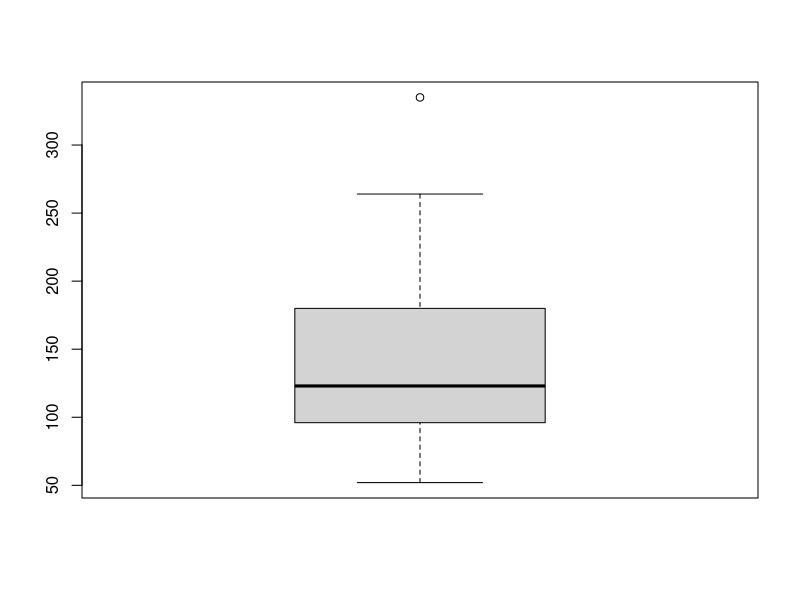
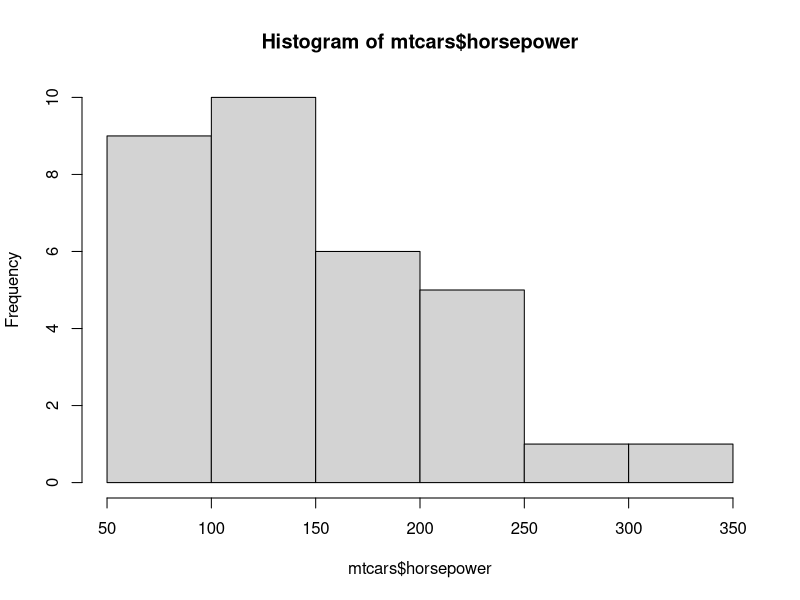
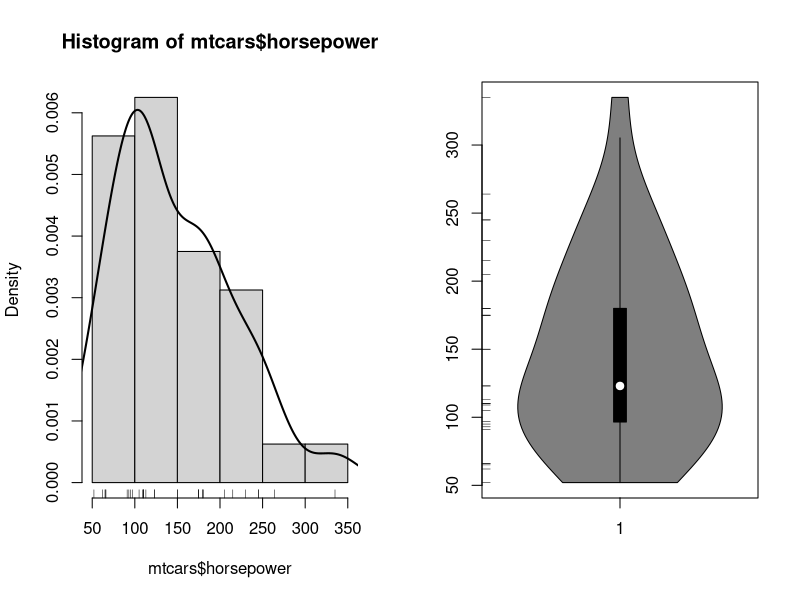
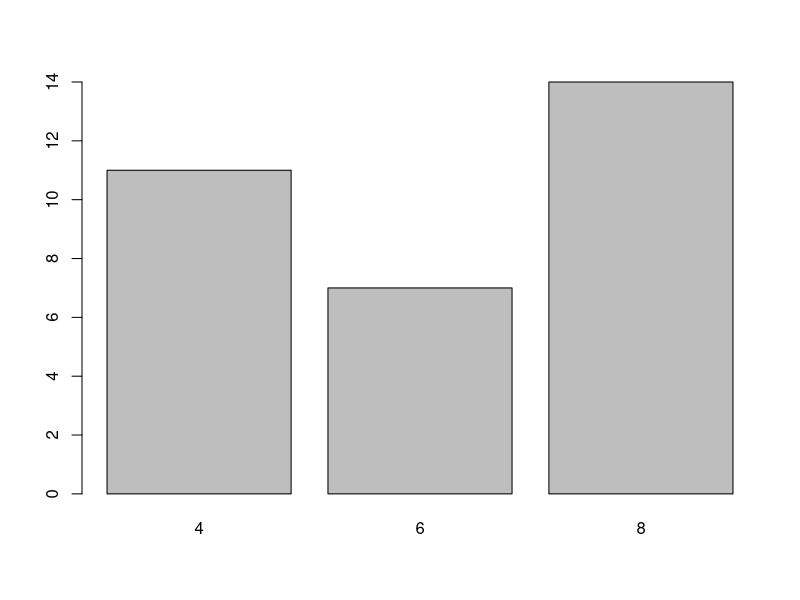
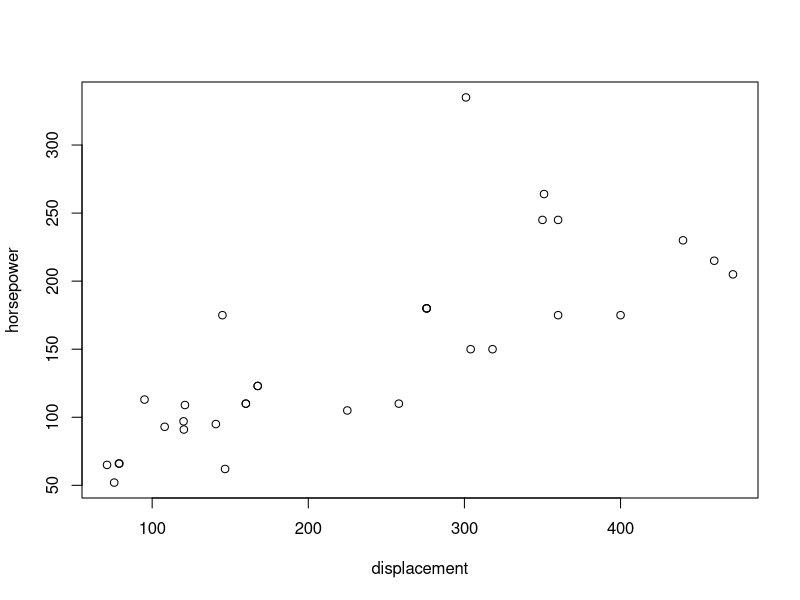
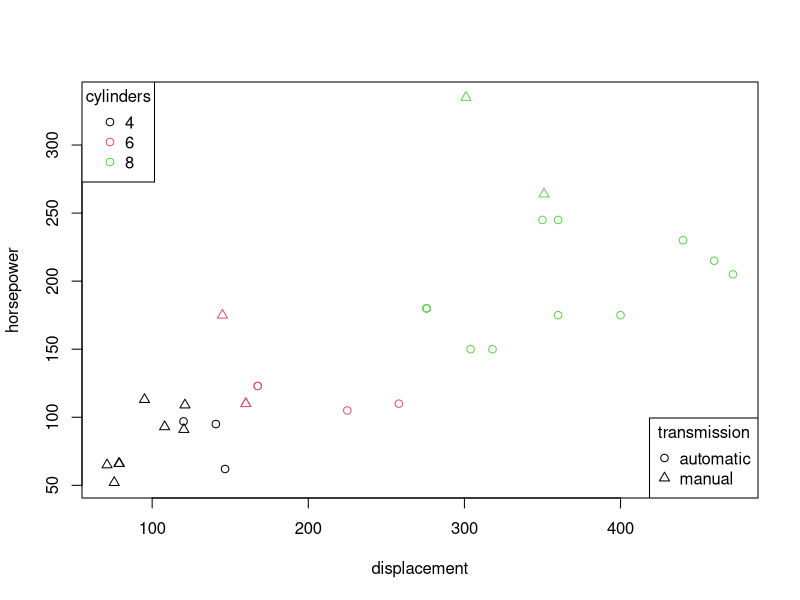
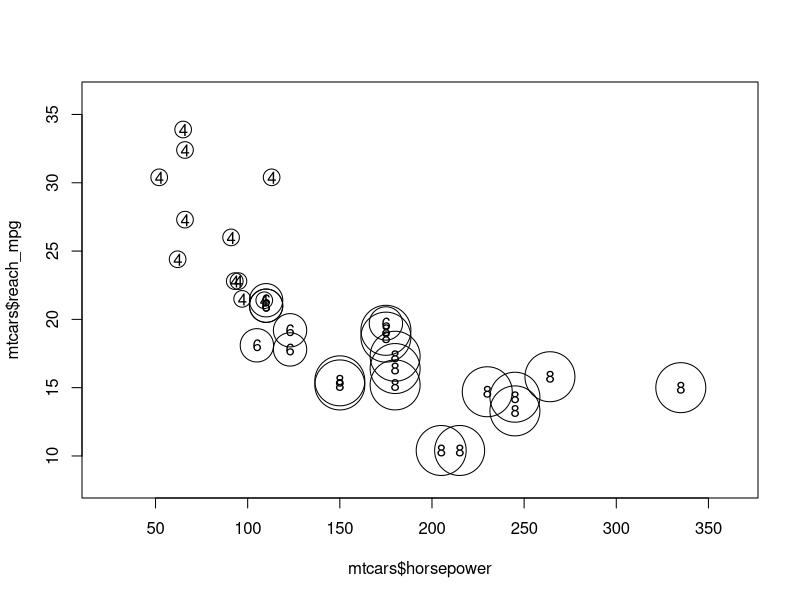
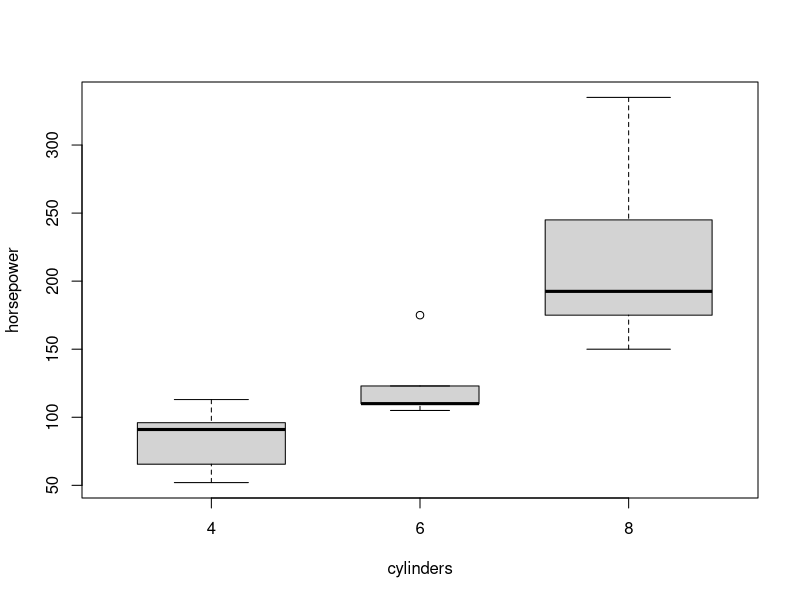

Source code (R) for these figures, in order:
## ---- chunk 1
knitr::opts_chunk$set(
  collapse = TRUE,
  out.width = '70%',
  fig.align = 'center'
)
## ---- chunk 2
data(mtcars)   
head(mtcars,1)   # detailný popis datasetu na https://rpubs.com/neros/61800
str(mtcars)
## ---- chunk 3
mtcars$am <- ifelse(mtcars$am == 0, 
                    yes = "automatic", 
                    no = "manual")  # vhodné pri malom počte úrovní
mtcars$vs <- sapply(mtcars$vs+1, switch, "Vshaped", "Straight") 
# elegantnejsie car::recode(mtcars$vs, "0='Vshaped'; 1='Straight'")
for (i in c("cyl","gear", "carb")) {
  mtcars[[i]] <- factor(mtcars[[i]], levels = sort(unique(mtcars[[i]])), ordered=T)
} 
str(mtcars)
## ---- chunk 4
names(mtcars) <- c("reach_mpg", "cylinders", "displacement", "horsepower", 
                   "axle_ratio", "weight", "accel_time", "cyl_config", 
                   "transmission", "gears", "carburetors")
## ---- chunk 5
# extrémy, kvartily a stredná hodnota, alebo tabuľka početnosti, pripadne počet NA
summary(mtcars)  
## ---- chunk 6
summary(mtcars$horsepower)
boxplot(mtcars$horsepower)
## ---- chunk 7
table(cut(mtcars$horsepower, breaks = seq(50,350,by=50)))
hist(mtcars$horsepower)   # alebo car::truehist(mtcars$horsepower, prob=F)
## ---- chunk 8
old <- par(mfrow=c(1,2))

hist(mtcars$horsepower, prob=TRUE)
rug(mtcars$horsepower)
lines(density(mtcars$horsepower), lwd=2)

vioplot::vioplot(mtcars$horsepower)
rug(mtcars$horsepower, side=2)

par(old)
## ---- chunk 9
table(mtcars$cylinders)
barplot(table(mtcars$cylinders))
## ---- chunk 10
plot(horsepower ~ displacement, data=mtcars)
## ---- chunk 11
mtcars[which.max(mtcars$horsepower),]
## ---- chunk 12
tmp <- subset(mtcars, subset = cylinders == "8")  
tmp[order(tmp$horsepower, decreasing = T),]
## ---- chunk 13
plot(horsepower ~ displacement, data=mtcars, 
     col = as.integer(mtcars$cylinders), 
     pch = as.integer(as.factor(mtcars$transmission))
)
legend("topleft", legend = c(4,6,8), pch = 1, col = 1:3, title = "cylinders")
legend("bottomright", legend = sort(unique(mtcars$transmission)), pch = 1:2, title="transmission")
## ---- chunk 14
symbols(x = mtcars$horsepower, y = mtcars$reach_mpg, 
        circles = as.numeric(mtcars$cylinders),
        inches = 0.25)
text(x = mtcars$horsepower, y = mtcars$reach_mpg, 
     mtcars$cylinders)
## ---- chunk 15
sapply(split(mtcars$horsepower, mtcars$cylinders), summary)
boxplot(horsepower ~ cylinders, data=mtcars, varwidth=T)  # s faktormi aj pomocou plot()

boxplot(horsepower ~ cylinders, data = mtcars, varwidth = T, cex = 0)
stripchart(horsepower ~ cylinders, data = mtcars, 
           add = T, vertical = TRUE, method = "jitter", pch = 16)

vioplot::vioplot(horsepower ~ cylinders, data = mtcars)
## ---- chunk 16
with(mtcars, table(transmission, gears))
mosaicplot(transmission ~ gears, data = mtcars)
## ---- chunk 17
barplot(table(mtcars$transmission, mtcars$gears), 
        beside = T, legend.text = T, args.legend = list(title='transmission'), 
        xlab = "gears", ylab = "frequency")
## ---- chunk 18
pairs(~ reach_mpg + displacement + horsepower + weight, data = mtcars,
      col = c("red","green3","blue")[mtcars$cylinders],
      lower.panel = NULL
      )
## ---- chunk 19
psych::pairs.panels(mtcars[c("reach_mpg", "displacement", "horsepower", "weight")],
                    ellipses=F, smooth=T, smoother=T,  # prepínače pre dolný trojuholník 
                    density = T, rug = T,   # diagonálu
                    cor = T, cex.cor = 0.8,  # horný trojuholník  
                    )
## ---- chunk 20
cor( mtcars[c("reach_mpg", "displacement", "horsepower", "weight")] )
## ---- chunk 21
mosaicplot(transmission ~ gears, data=mtcars, subset = weight<3.0)
## ---- chunk 22
pie(table(mtcars$carburetors), main = "Number of carburetors proportions")
